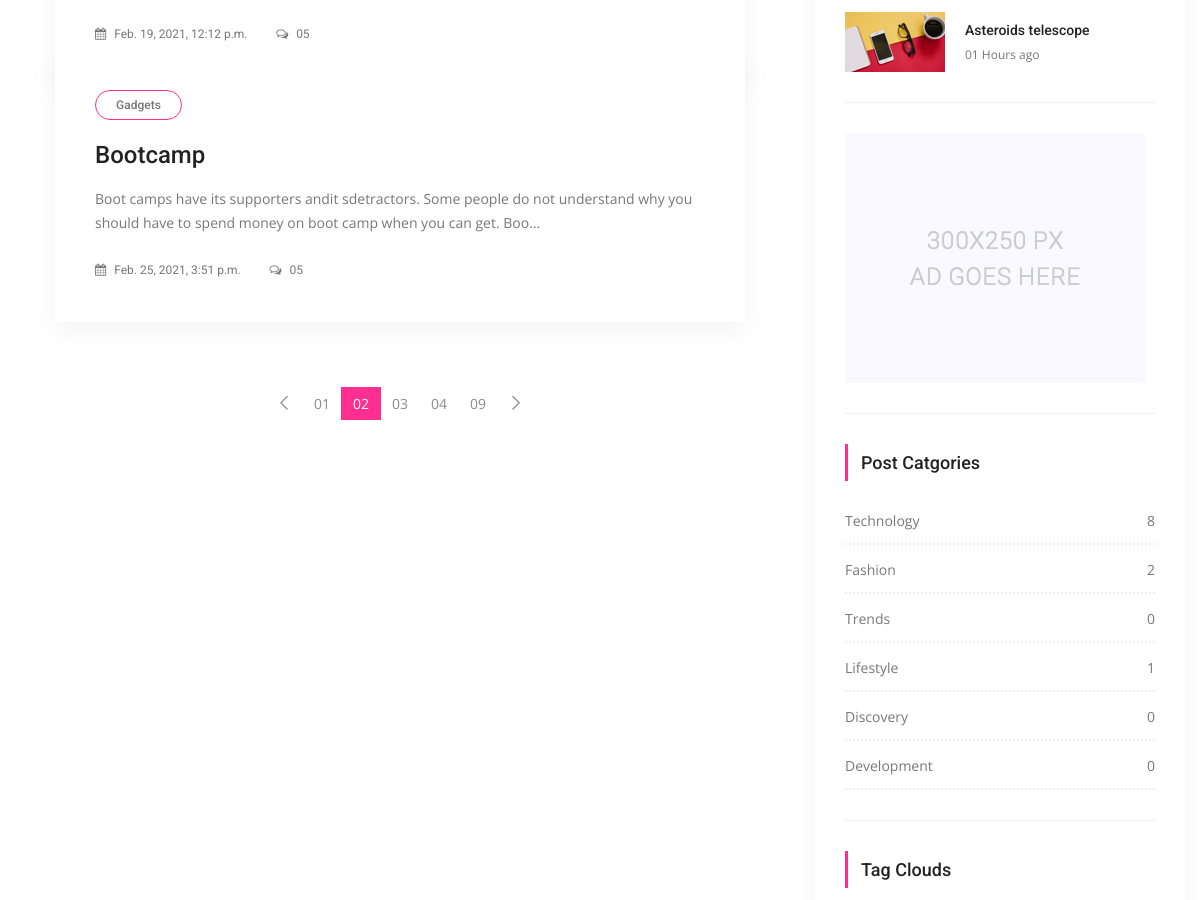
/posts/tag/django (middle part), run on an earlier commit of the app's database.
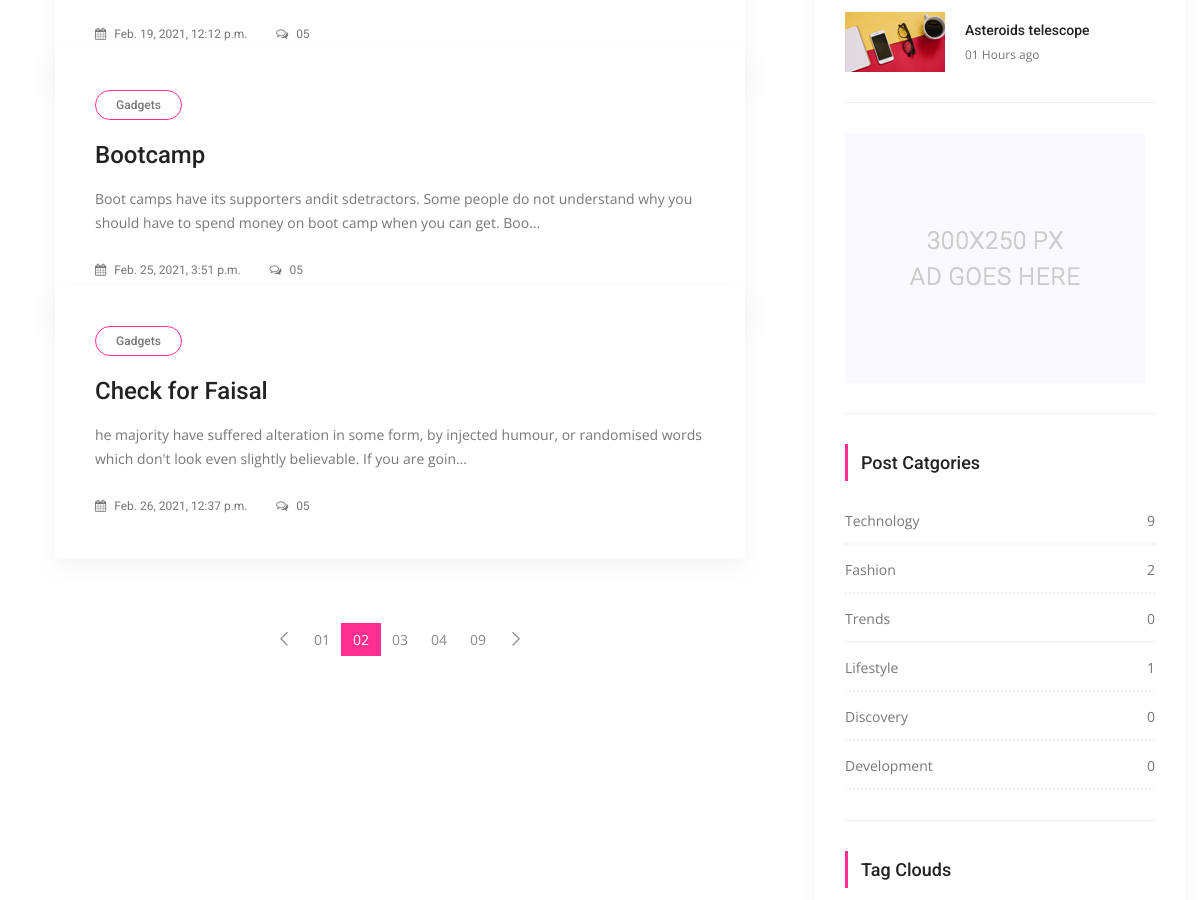
And on a later commit of the database.
### posts/models.py (models this page shows, shortened)
class Post(models.Model):
	title= models.CharField(max_length=150)
	content=models.TextField()
	publishing_date=models.DateTimeField(auto_now_add=True)
	image= models.ImageField(blank=True, null=True, upload_to='uploads/')
	user= models.ForeignKey(settings.AUTH_USER_MODEL,on_delete=models.CASCADE)
	slug= models.SlugField(default="slug",editable=False)
	category=models.ForeignKey(Category, on_delete=models.CASCADE, default=1, related_name="posts")
	tag =models.ManyToManyField(Tag, related_name= "posts",blank=True)
	slider_post = models.BooleanField(default= False)

class Category(models.Model):
	title= models.CharField(max_length=150)
	slug= models.SlugField(editable=False)
	def post_count(self):
		return self.posts.all().count()

### posts/views.py (the view)
# urls.py: path('tag/<slug:slug>', TagDetail.as_view(), name="tag_detail"),
class TagDetail(ListView):
	model= Post
	template_name= 'tag/tag_detail.html'
	context_object_name='posts'
	def get_queryset(self):
		self.tag= get_object_or_404(Tag, slug=self.kwargs['slug'])
		return Post.objects.filter(tag=self.tag).order_by('id')
	def get_context_data(self, **kwargs):
		context= super(TagDetail, self).get_context_data(**kwargs)
		self.tag= get_object_or_404(Tag, slug=self.kwargs['slug'])
		context['tag']=self.tag
		return context

### posts/models.py (called while the page is built)
	def __str__(self):
		return self.title

	def post_count(self):
		return self.posts.all().count()

### posts/templatetags/custom_tags.py (called while the page is built)
@register.simple_tag(name="categories")
def all_categories():
	return Category.objects.all()

@register.simple_tag(name="tags")
def all_tags():
	return Tag.objects.all()

### templates/tag/tag_detail.html (shortened to what this page needs)
{% extends 'base.html' %}
{% load static %}
{% block content %}
        <section class="blog_area p_120">
            <div class="container">
                <div class="row">
                    <div class="col-lg-8">
                        <div class="blog_left_sidebar">
                            {% for post in posts %}
                            <article class="blog_style1">
                            	<div class="blog_img">
                            	</div>
                            	<div class="blog_text">
									<div class="blog_text_inner">
										<a class="cat" href="#">Gadgets</a>
							<a href="{% url 'detail' pk=post.id slug=post.slug %}"><h4>{{ post.title }}</h4></a>
										<p>{{ post.content|truncatechars:150 }}</p>
										<div class="date">
											<a href="#"><i class="fa fa-calendar" aria-hidden="true"></i> {{ post.publishing_date }}</a>
											<a href="#"><i class="fa fa-comments-o" aria-hidden="true"></i> 05</a>
										</div>
									</div>
                            	</div>
                            </article>
                              {% endfor %}
                            <nav class="blog-pagination justify-content-center d-flex">
		                        <ul class="pagination">
		                            <li class="page-item">
		                                <a href="#" class="page-link" aria-label="Previous">
		                                    <span aria-hidden="true">
		                                        <span class="lnr lnr-chevron-left"></span>
		                                    </span>
		                                </a>
		                            </li>
		                            <li class="page-item"><a href="#" class="page-link">01</a></li>
		                            <li class="page-item active"><a href="#" class="page-link">02</a></li>
		                            <li class="page-item"><a href="#" class="page-link">03</a></li>
		                            <li class="page-item"><a href="#" class="page-link">04</a></li>
		                            <li class="page-item"><a href="#" class="page-link">09</a></li>
		                            <li class="page-item">
		                                <a href="#" class="page-link" aria-label="Next">
		                                    <span aria-hidden="true">
		                                        <span class="lnr lnr-chevron-right"></span>
		                                    </span>
		                                </a>
		                            </li>
		                        </ul>
		                    </nav>
                        </div>
                    </div>
                    {% include 'right_side.html' %}
                    </div>
                </div>
            </div>
        </section>
 {% endblock %}

### templates/right_side.html (shortened to what this page needs)
 {% load static %}
{% load custom_tags %}
 <div class="col-lg-4">
                        <div class="blog_right_sidebar">
                            <aside class="single_sidebar_widget popular_post_widget">
                                <div class="media post_item">
                                    <img src="{% static 'img/blog/popular-post/post4.jpg' %}" alt="post">
                                    <div class="media-body">
                                        <a href="blog-details.html"><h3>Asteroids telescope</h3></a>
                                        <p>01 Hours ago</p>
                                    </div>
                                </div>
                                <div class="br"></div>
                            </aside>
                            <aside class="single_sidebar_widget">
                                <a href="#"><img class="img-fluid" src="{% static 'img/blog/add.jpg' %}" alt=""></a>
                                <div class="br"></div>
                            </aside>
                            <aside class="single_sidebar_widget post_category_widget">
                                <h4 class="widget_title">Post Catgories</h4>
                                <ul class="list cat-list">
                                    {% categories as categories %}
                                    {% for category in categories %}
                                    <li>
                                        <a href="{% url 'category_detail' pk=category.id slug=category.slug %}" class="d-flex justify-content-between">
                                            <p>{{ category.title }}</p>
                                            <p>{{ category.post_count }}</p>
                                        </a>
                                    </li>
                                    {% endfor %}
                                </ul>
                                <div class="br"></div>
                            </aside>
                            <aside class="single-sidebar-widget tag_cloud_widget">
                                <h4 class="widget_title">Tag Clouds</h4>
                            </aside>
                        </div>

What changed in the data, as far as the page shows it:
added Post: title "Check for Faisal", content "he majority have suffered alteration in some form, by injected humour, or randomised words which don't look even slightly believable. If you are goin…", publishing_date "Feb. 26, 2021, 12:37 p.m."
computed for Category "Technology": post_count "8" → "9"
